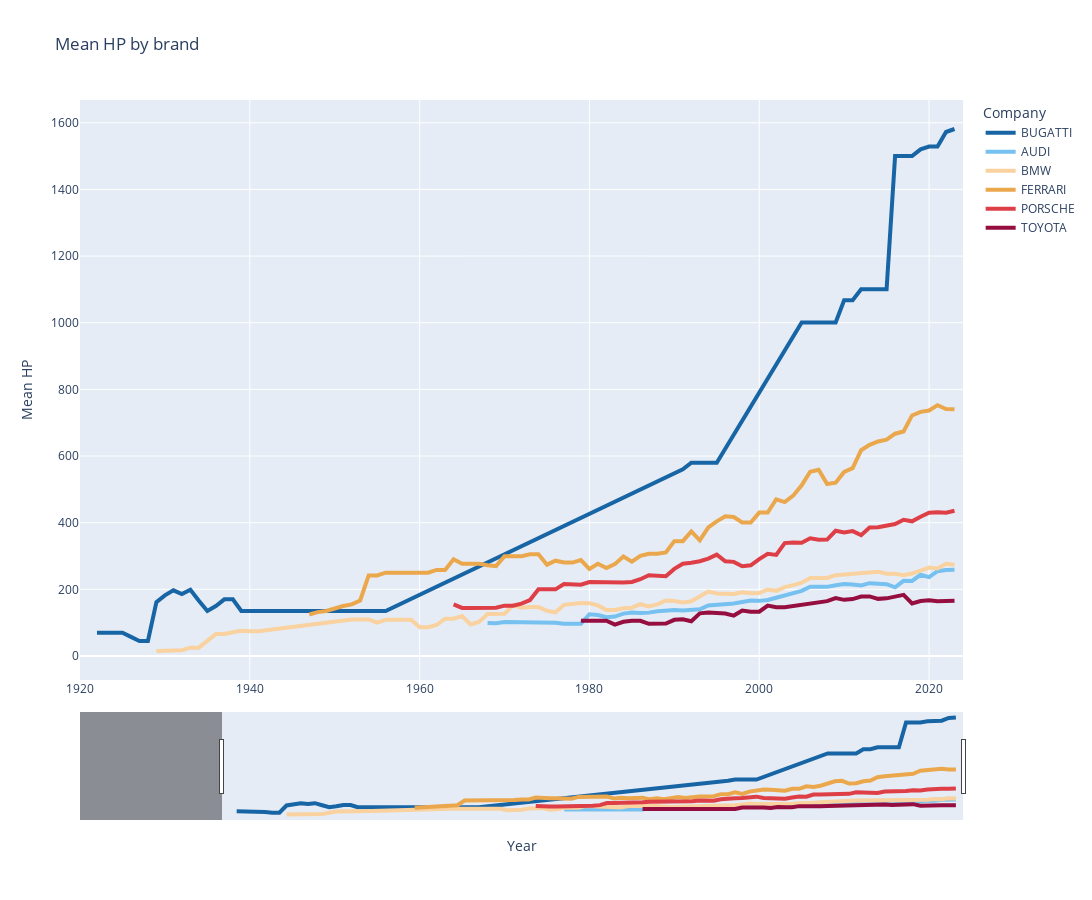

The cell this chart's notebook holds for it:
### Code cell
brands = ['TOYOTA', 'BUGATTI', 'FERRARI', 'BMW', 'AUDI', 'PORSCHE']

filtered_evolution_power = evolution_power_per_brand[evolution_power_per_brand['Company'].isin(brands)]

fig = px.line(filtered_evolution_power,
                x='Year',
                y='Mean HP',
                title='Mean HP by brand',
                color='Company',
                width=1200,
                height=900,
                color_discrete_sequence=line_colors
                )

fig.update_traces(line=dict(width=4))

fig.update_layout(xaxis_title='Year',
                  yaxis_title='Mean HP',
                  title='Mean HP by brand',
                  xaxis=dict(range=[1920, 2024]),
                  xaxis_rangeslider_visible=True)

fig.show()
